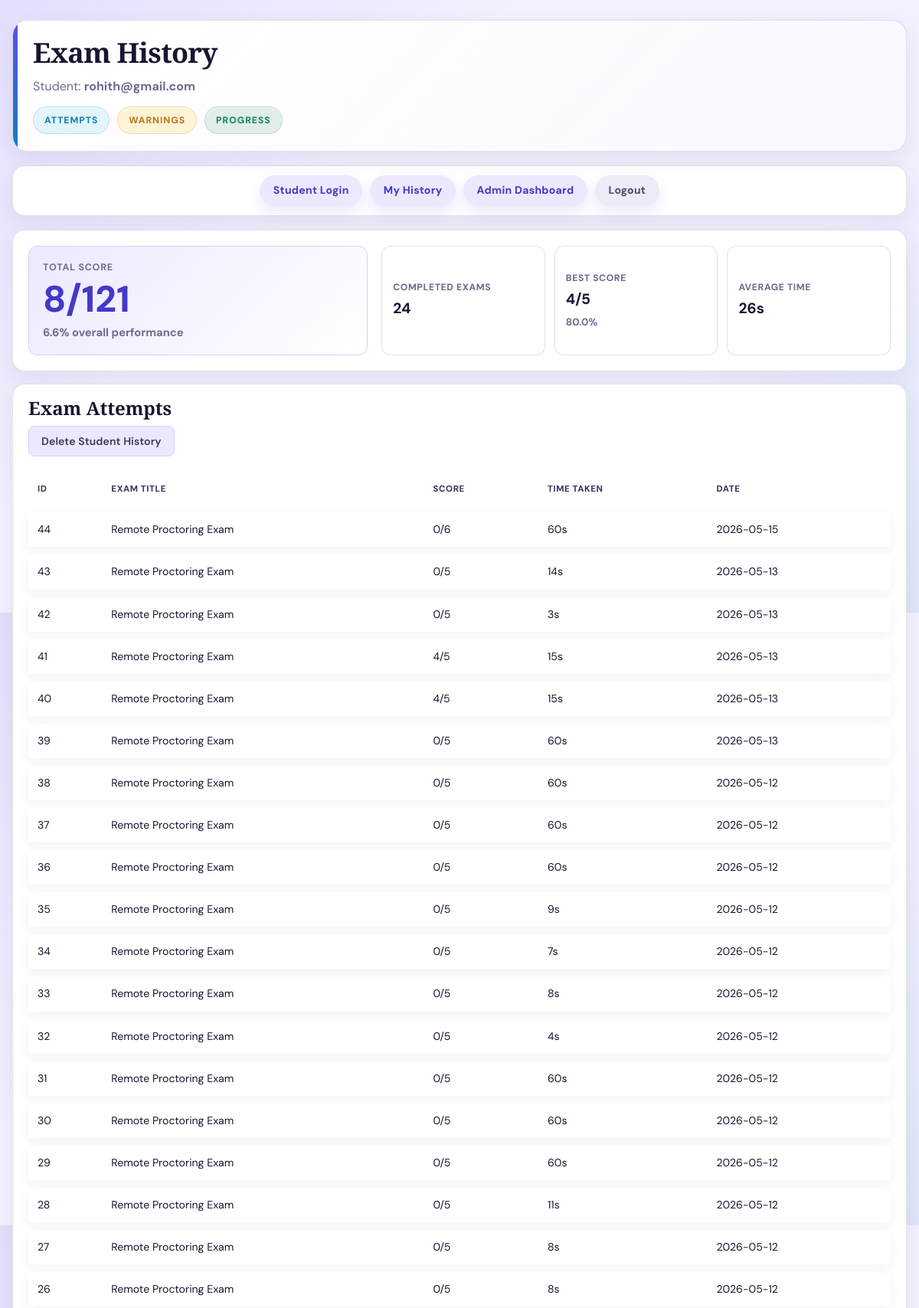
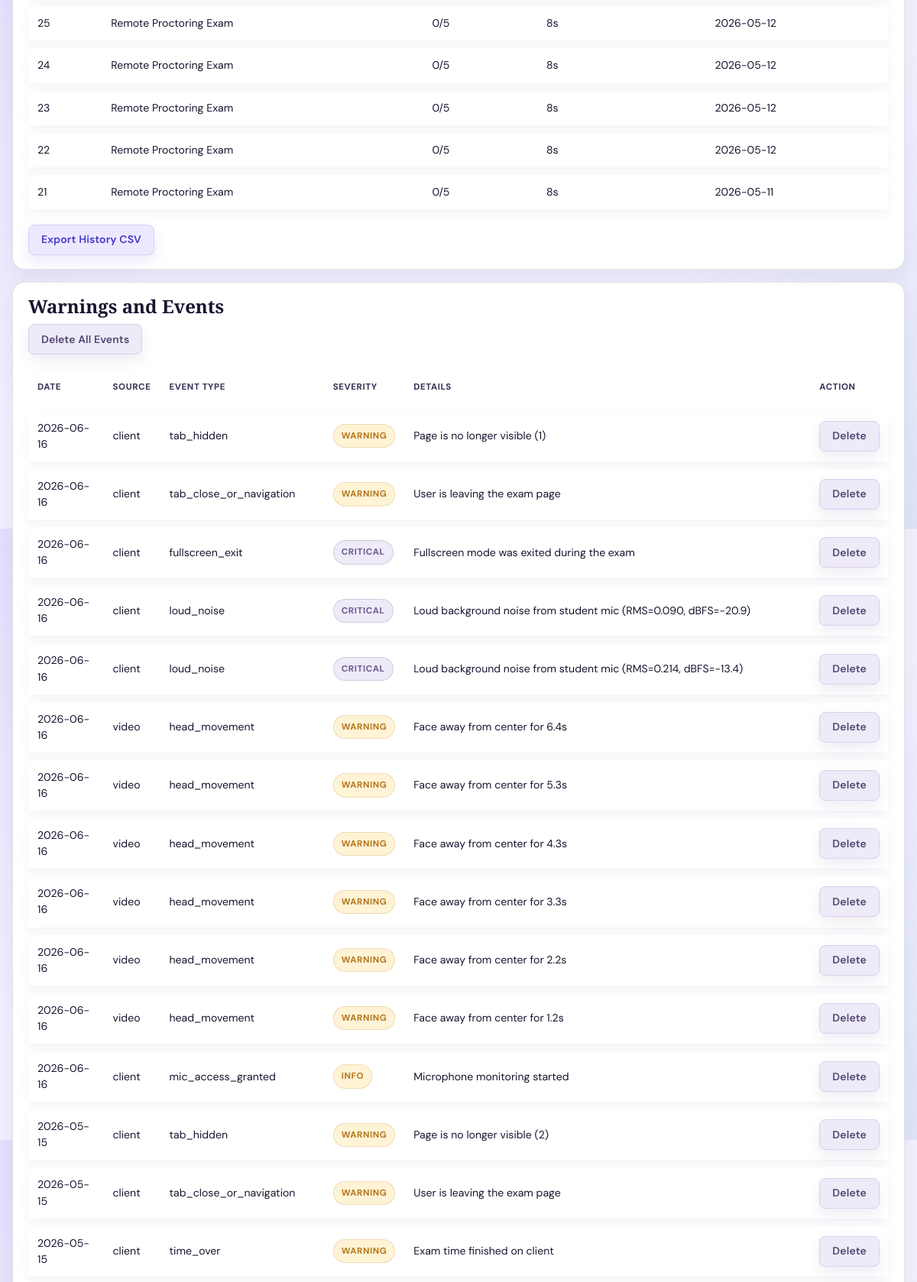
/history/rohith@gmail.com (signed in, upper part), run on the app's committed database (2 pictures, top to bottom).
### tables this page shows
CREATE TABLE exam_attempts (
                id INTEGER PRIMARY KEY AUTOINCREMENT,
                exam_id INTEGER NOT NULL,
                student_name TEXT NOT NULL,
                started_at TEXT NOT NULL,
                finished_at TEXT NOT NULL,
                score INTEGER NOT NULL,
                total_questions INTEGER NOT NULL, time_taken_seconds INTEGER,
                FOREIGN KEY (exam_id) REFERENCES exams(id) ON DELETE CASCADE
            );

CREATE TABLE exams (
                id INTEGER PRIMARY KEY AUTOINCREMENT,
                title TEXT NOT NULL,
                description TEXT,
                created_at TEXT NOT NULL
            , duration_minutes INTEGER, question_type TEXT, duration_seconds INTEGER);

CREATE TABLE suspicious_events (
                id INTEGER PRIMARY KEY AUTOINCREMENT,
                created_at TEXT NOT NULL,
                source TEXT NOT NULL,
                event_type TEXT NOT NULL,
                details TEXT
            , student_name TEXT, severity TEXT NOT NULL DEFAULT 'warning');

### app.py (the view)
@app.get("/history/<student_name>")
def history(student_name: str):
    normalized_student = (student_name or "").strip().lower()
    if not student_exists(normalized_student):
        if session.get("is_admin"):
            return redirect(url_for("admin_dashboard"))
        return redirect(url_for("student_login"))
    current_student = session.get("student_name")
    if not session.get("is_admin") and current_student != normalized_student:
        return redirect(url_for("student_login"))
    attempts = list_attempts_for_student(normalized_student)
    warnings = get_recent_events(limit=300, student_name=normalized_student)
    metrics = _history_metrics(attempts, warnings)
    return render_template(
        "history.html",
        student_name=normalized_student,
        attempts=attempts,
        warnings=warnings,
        is_student_view=not session.get("is_admin"),
        msg=request.args.get("msg"),
        **metrics,
    )

### app.py (called while the page is built)
@app.template_filter("date_only")
def date_only(value) -> str:
    text = str(value or "").strip()
    if not text:
        return "-"
    if "T" in text:
        return text.split("T", 1)[0]
    if " " in text:
        return text.split(" ", 1)[0]
    return text

def _attempt_summary(attempts) -> tuple[int, int, int]:
    count = len(attempts)
    total_score = sum(int(a["score"] or 0) for a in attempts)
    total_questions = sum(int(a["total_questions"] or 0) for a in attempts)
    return count, total_score, total_questions

### monitoring_db.py (called while the page is built, shortened)
def _get_connection() -> sqlite3.Connection:
    conn = sqlite3.connect(DB_PATH, check_same_thread=False)
    conn.row_factory = sqlite3.Row
    return conn

def get_recent_events(
    limit: int = 100, student_name: Optional[str] = None
) -> List[sqlite3.Row]:
    conn = _get_connection()
    try:
        cur = conn.cursor()
        if student_name:
            cur.execute(
                """
                SELECT id, created_at, source, event_type, details, student_name, severity
                FROM suspicious_events
                WHERE student_name = ?
                ORDER BY id DESC
                LIMIT ?
                """,
                (student_name, limit),
            )
        return cur.fetchall()
    finally:
        conn.close()

def list_attempts_for_student(name: str) -> List[sqlite3.Row]:
    conn = _get_connection()
    try:
        cur = conn.cursor()
        cur.execute(
            """
            SELECT a.id,
                   a.score,
                   a.total_questions,
                   a.started_at,
                   a.time_taken_seconds,
                   e.title AS exam_title
            FROM exam_attempts a
            JOIN exams e ON a.exam_id = e.id
            WHERE a.student_name = ?
            ORDER BY a.id DESC
            """,
            (name,),
        )
        return cur.fetchall()
    finally:
        conn.close()

def student_exists(student_email: str) -> bool:
    clean_email = (student_email or "").strip().lower()
    if not clean_email:
        return False
    conn = _get_connection()
    try:
        cur = conn.cursor()
        cur.execute(
            "SELECT 1 FROM students WHERE student_name = ?",
            (clean_email,),
        )
        return cur.fetchone() is not None
    finally:
        conn.close()

### templates/history.html (shortened to what this page needs)
<!DOCTYPE html>
<html lang="en">
  <head>
    <link rel="stylesheet" href="/static/css/app.css" />
  </head>
  <body>
    <div class="page-shell">
      <div class="hero">
        <div>
          <h1 class="hero-title">Exam History</h1>
          <p class="hero-subtitle">
            Student: <strong>{{ student_name }}</strong>
          </p>
          <div class="hero-badges">
            <span class="badge info">Attempts</span>
            <span class="badge warning">Warnings</span>
            <span class="badge success">Progress</span>
          </div>
        </div>
      </div>
      <div class="nav-pills">
        <a class="nav-pill" href="/student_login">Student Login</a>
        <a class="nav-pill" href="/my_history">My History</a>
        {% if not is_student_view %}
        <a class="nav-pill" href="/dashboard">Admin Dashboard</a>
        {% endif %}
        <a class="nav-pill danger" href="/logout">Logout</a>
      </div>
      <div class="history-summary card">
        <div class="history-score">
          <div class="stat-label">Total Score</div>
          <div class="history-score-value">{{ total_score }}/{{ total_questions }}</div>
          <div class="history-score-meta">{{ score_percent }}% overall performance</div>
        </div>
        <div class="history-summary-grid">
          <div>
            <span class="history-metric-label">Completed exams</span>
            <strong>{{ attempt_count }}</strong>
          </div>
          <div>
            <span class="history-metric-label">Best score</span>
            <strong>{{ best_score }}/{{ best_total }}</strong>
            <small>{{ best_percent }}%</small>
          </div>
          <div>
            <span class="history-metric-label">Average time</span>
            <strong>{{ average_time_seconds }}s</strong>
          </div>
        </div>
      </div>
      <div class="card card-pad" style="margin-top: 16px">
        <h2>Exam Attempts</h2>
        {% if not is_student_view %}
        <div style="margin-bottom: 12px;">
          <form
            method="post"
            action="{{ url_for('admin_clear_student_history', student_name=student_name) }}"
            onsubmit="return confirm('Delete this student exam history and warnings?');"
          >
            <button class="btn btn-secondary" type="submit">Delete Student History</button>
          </form>
        </div>
        {% endif %}
        <table class="table">
          <thead>
            <tr>
              <th>ID</th>
              <th>Exam Title</th>
              <th>Score</th>
              <th>Time Taken</th>
              <th>Date</th>
            </tr>
          </thead>
          <tbody>
            {% for attempt in attempts %}
            <tr>
              <td>{{ attempt.id }}</td>
              <td>{{ attempt.exam_title }}</td>
              <td>{{ attempt.score }}/{{ attempt.total_questions }}</td>
              <td>{{ attempt.time_taken_seconds }}s</td>
              <td>{{ attempt.started_at|date_only }}</td>
            </tr>
            {% else %}
            <tr>
              <td colspan="5">No exam attempts found.</td>
            </tr>
            {% endfor %}
          </tbody>
        </table>
        <div style="margin-top: 10px">
          <a class="btn btn-primary" href="/export/my_history.csv">Export History CSV</a>
        </div>
      </div>
      <div class="card card-pad" style="margin-top: 16px">
        <h2>Warnings and Events</h2>
        {% if not is_student_view %}
        <div style="margin-bottom: 12px;">
          <form
            method="post"
            action="/admin/events/clear"
            onsubmit="return confirm('Delete all warnings and events?');"
          >
            <button class="btn btn-danger" type="submit">Delete All Events</button>
          </form>
        </div>
        {% endif %}
        <table class="table">
          <thead>
            <tr>
              <th>Date</th>
              <th>Source</th>
              <th>Event Type</th>
              <th>Severity</th>
              <th>Details</th>
              {% if not is_student_view %}
              <th>Action</th>
              {% endif %}
            </tr>
          </thead>
          <tbody>
            {% for warning in warnings %}
            <tr>
              <td>{{ warning.created_at|date_only }}</td>
              <td>{{ warning.source }}</td>
              <td>{{ warning.event_type }}</td>
              <td>
                <span class="chip {% if warning.severity == 'critical' %}critical{% else %}warning{% endif %}">
                  {{ warning.severity or 'warning' }}
                </span>
              </td>
              <td>{{ warning.details or '-' }}</td>
              {% if not is_student_view %}
              <td>
                <form
                  method="post"
                  action="{{ url_for('admin_delete_event', event_id=warning.id) }}"
                  onsubmit="return confirm('Delete this event?');"
                >
                  <button class="btn btn-danger btn-sm" type="submit">Delete</button>
                </form>
              </td>
              {% endif %}
            </tr>
            {% else %}
            <tr>
              <td colspan="{% if not is_student_view %}6{% else %}5{% endif %}">No warnings recorded.</td>
            </tr>
            {% endfor %}
          </tbody>
        </table>
      </div>
    </div>
  </body>
</html>

### data on the page
exam_attempts: id "44", exam_title "Remote Proctoring Exam", score "0", total_questions "6", time_taken_seconds "60", started_at "2026-05-15"
exam_attempts: id "43", exam_title "Remote Proctoring Exam", score "0", total_questions "5", time_taken_seconds "14", started_at "2026-05-13"
exam_attempts: id "42", exam_title "Remote Proctoring Exam", score "0", total_questions "5", time_taken_seconds "3", started_at "2026-05-13"
exam_attempts: id "41", exam_title "Remote Proctoring Exam", score "4", total_questions "5", time_taken_seconds "15", started_at "2026-05-13"
exam_attempts: id "40", exam_title "Remote Proctoring Exam", score "4", total_questions "5", time_taken_seconds "15", started_at "2026-05-13"
exam_attempts: id "39", exam_title "Remote Proctoring Exam", score "0", total_questions "5", time_taken_seconds "60", started_at "2026-05-13"
exam_attempts: id "38", exam_title "Remote Proctoring Exam", score "0", total_questions "5", time_taken_seconds "60", started_at "2026-05-12"
exam_attempts: id "37", exam_title "Remote Proctoring Exam", score "0", total_questions "5", time_taken_seconds "60", started_at "2026-05-12"
exam_attempts: id "36", exam_title "Remote Proctoring Exam", score "0", total_questions "5", time_taken_seconds "60", started_at "2026-05-12"
exam_attempts: id "35", exam_title "Remote Proctoring Exam", score "0", total_questions "5", time_taken_seconds "9", started_at "2026-05-12"
exam_attempts: id "34", exam_title "Remote Proctoring Exam", score "0", total_questions "5", time_taken_seconds "7", started_at "2026-05-12"
exam_attempts: id "33", exam_title "Remote Proctoring Exam", score "0", total_questions "5", time_taken_seconds "8", started_at "2026-05-12"
exam_attempts: id "32", exam_title "Remote Proctoring Exam", score "0", total_questions "5", time_taken_seconds "4", started_at "2026-05-12"
exam_attempts: id "31", exam_title "Remote Proctoring Exam", score "0", total_questions "5", time_taken_seconds "60", started_at "2026-05-12"
exam_attempts: id "30", exam_title "Remote Proctoring Exam", score "0", total_questions "5", time_taken_seconds "60", started_at "2026-05-12"
exam_attempts: id "29", exam_title "Remote Proctoring Exam", score "0", total_questions "5", time_taken_seconds "60", started_at "2026-05-12"
exam_attempts: id "28", exam_title "Remote Proctoring Exam", score "0", total_questions "5", time_taken_seconds "11", started_at "2026-05-12"
exam_attempts: id "27", exam_title "Remote Proctoring Exam", score "0", total_questions "5", time_taken_seconds "8", started_at "2026-05-12"
exam_attempts: id "26", exam_title "Remote Proctoring Exam", score "0", total_questions "5", time_taken_seconds "8", started_at "2026-05-12"
exam_attempts: id "25", exam_title "Remote Proctoring Exam", score "0", total_questions "5", time_taken_seconds "8", started_at "2026-05-12"
exam_attempts: id "24", exam_title "Remote Proctoring Exam", score "0", total_questions "5", time_taken_seconds "8", started_at "2026-05-12"
exam_attempts: id "23", exam_title "Remote Proctoring Exam", score "0", total_questions "5", time_taken_seconds "8", started_at "2026-05-12"
exam_attempts: id "22", exam_title "Remote Proctoring Exam", score "0", total_questions "5", time_taken_seconds "8", started_at "2026-05-12"
exam_attempts: id "21", exam_title "Remote Proctoring Exam", score "0", total_questions "5", time_taken_seconds "8", started_at "2026-05-11"
suspicious_events: created_at "2026-06-16", source "client", event_type "tab_hidden", severity "WARNING", details "Page is no longer visible (1)"
suspicious_events: created_at "2026-06-16", source "client", event_type "tab_close_or_navigation", severity "WARNING", details "User is leaving the exam page"
suspicious_events: created_at "2026-06-16", source "client", event_type "fullscreen_exit", severity "CRITICAL", details "Fullscreen mode was exited during the exam"
suspicious_events: created_at "2026-06-16", source "client", event_type "loud_noise", severity "CRITICAL", details "Loud background noise from student mic (RMS=0.090, dBFS=-20.9)"
suspicious_events: created_at "2026-06-16", source "client", event_type "loud_noise", severity "CRITICAL", details "Loud background noise from student mic (RMS=0.214, dBFS=-13.4)"
suspicious_events: created_at "2026-06-16", source "video", event_type "head_movement", severity "WARNING", details "Face away from center for 6.4s"
suspicious_events: created_at "2026-06-16", source "video", event_type "head_movement", severity "WARNING", details "Face away from center for 5.3s"
suspicious_events: created_at "2026-06-16", source "video", event_type "head_movement", severity "WARNING", details "Face away from center for 4.3s"
suspicious_events: created_at "2026-06-16", source "video", event_type "head_movement", severity "WARNING", details "Face away from center for 3.3s"
suspicious_events: created_at "2026-06-16", source "video", event_type "head_movement", severity "WARNING", details "Face away from center for 2.2s"
suspicious_events: created_at "2026-06-16", source "video", event_type "head_movement", severity "WARNING", details "Face away from center for 1.2s"
suspicious_events: created_at "2026-06-16", source "client", event_type "mic_access_granted", severity "INFO", details "Microphone monitoring started"
suspicious_events: created_at "2026-05-15", source "client", event_type "tab_hidden", severity "WARNING", details "Page is no longer visible (2)"
suspicious_events: created_at "2026-05-15", source "client", event_type "tab_close_or_navigation", severity "WARNING", details "User is leaving the exam page"
suspicious_events: created_at "2026-05-15", source "client", event_type "time_over", severity "WARNING", details "Exam time finished on client"

### other printed values
{{ student_name }} "rohith@gmail.com"
{{ total_score }} "8"
{{ total_questions }} "121"
{{ score_percent }} "6.6"
{{ attempt_count }} "24"
{{ best_score }} "4"
{{ best_total }} "5"
{{ best_percent }} "80.0"
{{ average_time_seconds }} "26"
